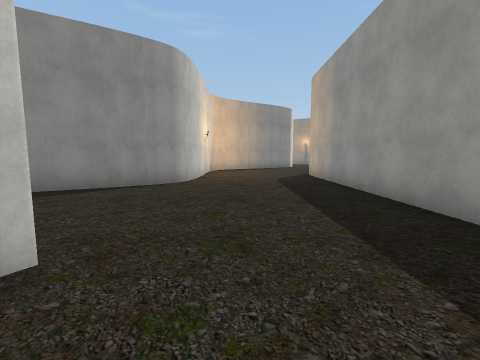
[1] (above)

24 first-person views from a walk through a Unity game level. The camera is 1.5 m above the floor, tilts 6° down and sees 90° across. The floor is counted in squares, 2 m on a side. Each view is taken from the middle of a square. On the plan, view 1 faces up. The plan holds only what a view shows up to about 9 squares ahead; the rest is blank. The place goes on beyond the plan. The player is left out. Some animated figures are not drawn. Some surface patterns are stand-ins.

[2]
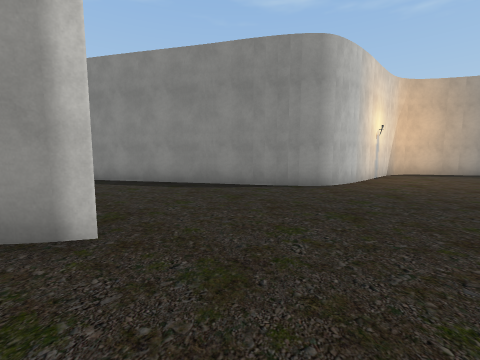

[3]
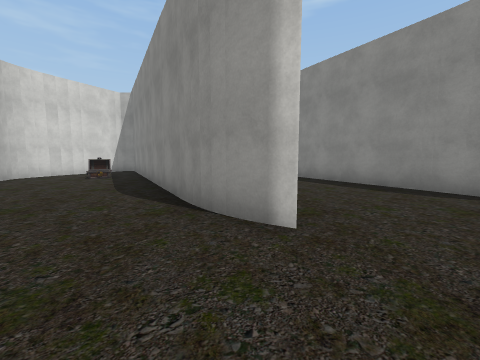

[4]
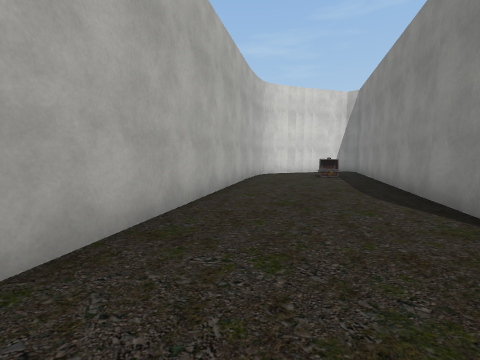

[5]
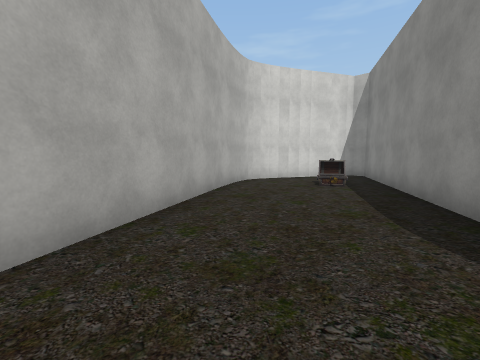

[6]
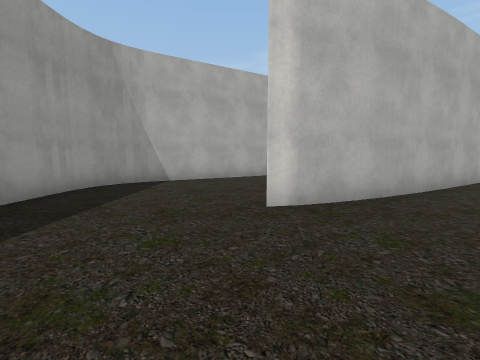

[7]
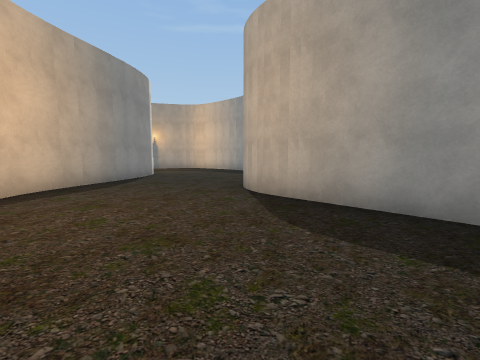

[8]
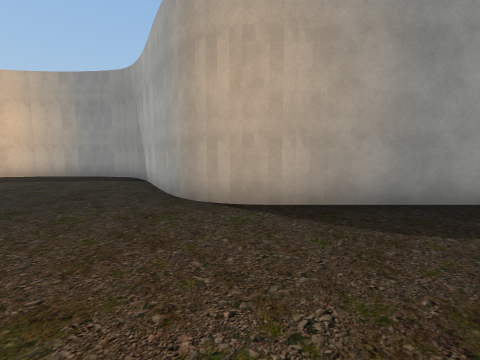

[9]
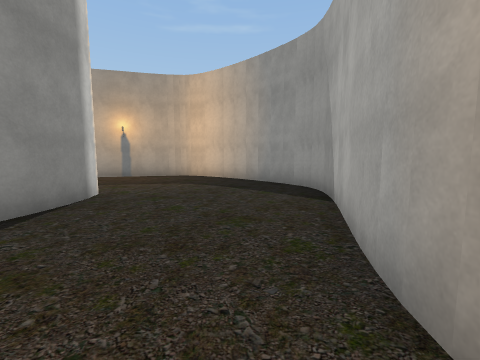

[10]
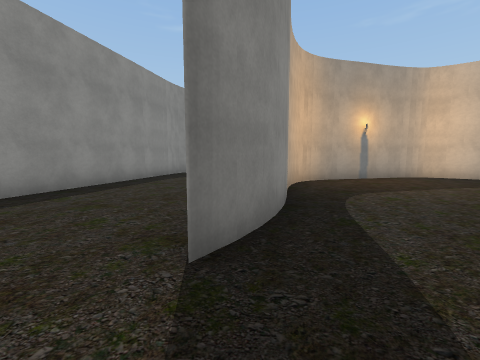

[11]
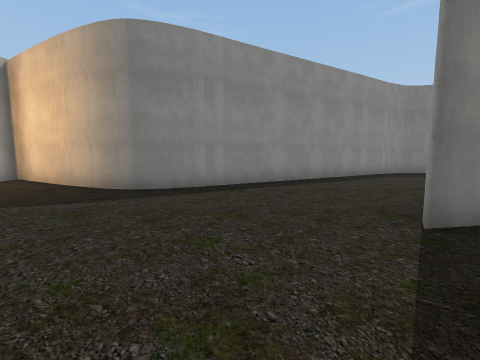

[12]
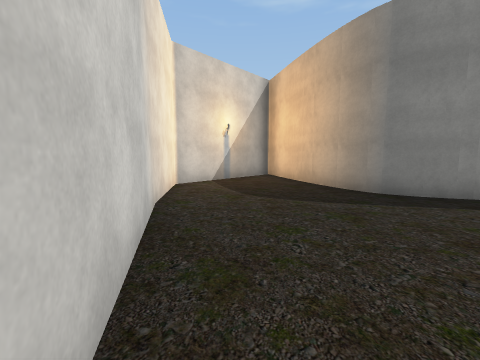

[13]
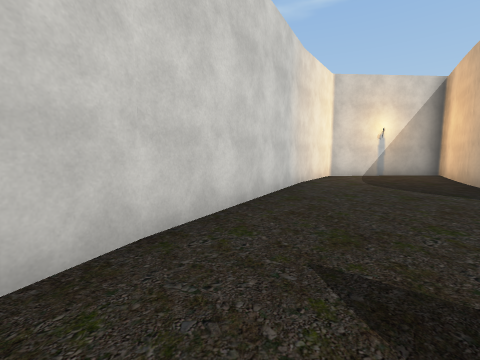

[14]
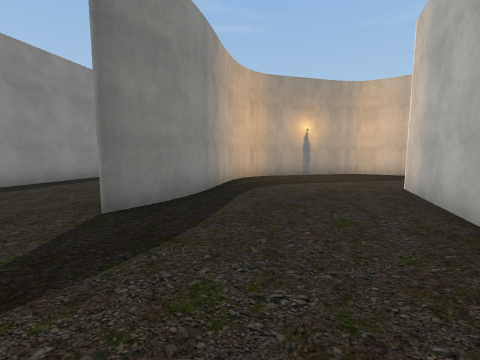

[15]
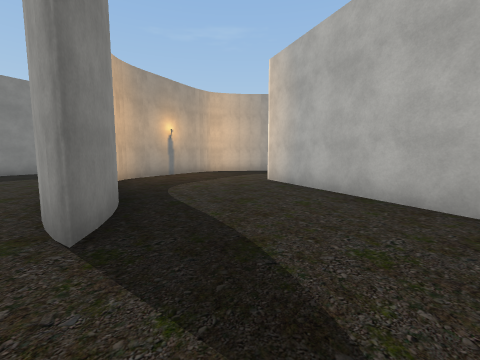

[16]
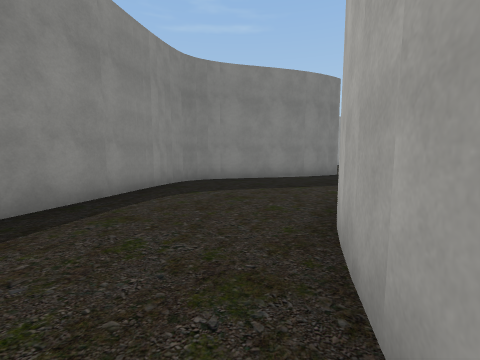

[17]
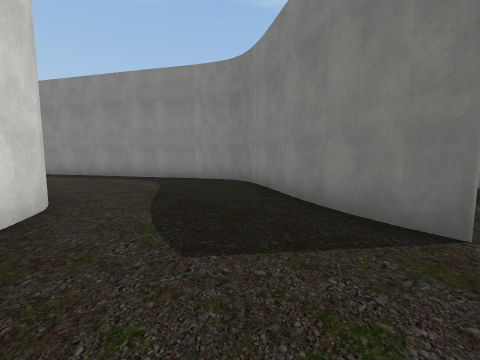

[18]
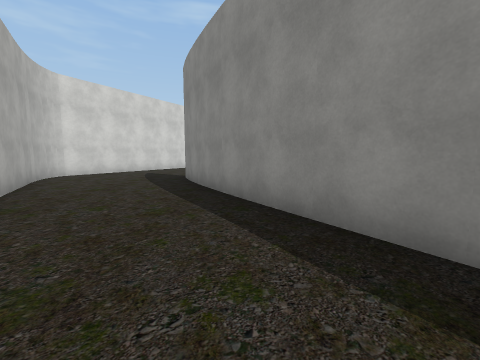

[19]
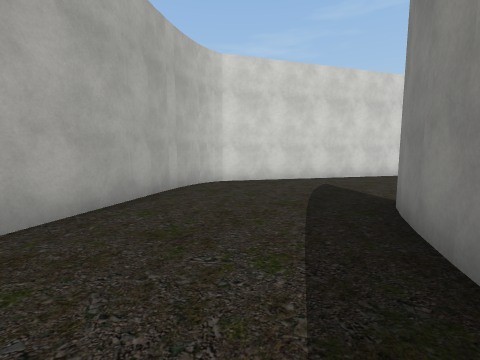

[20]
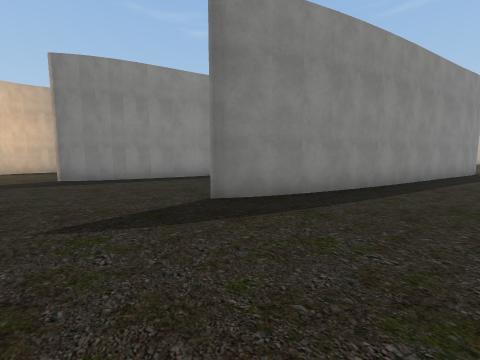

[21]
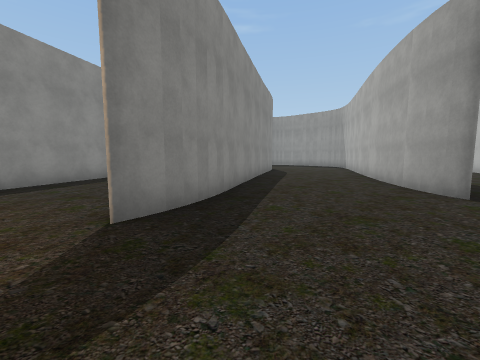

[22]
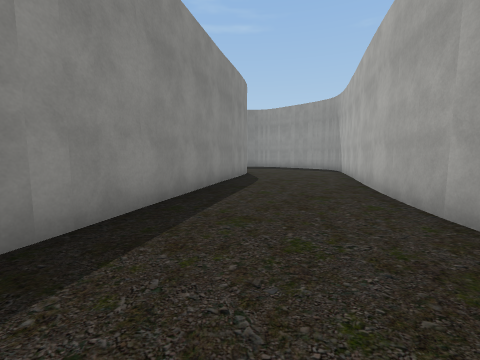

[23]
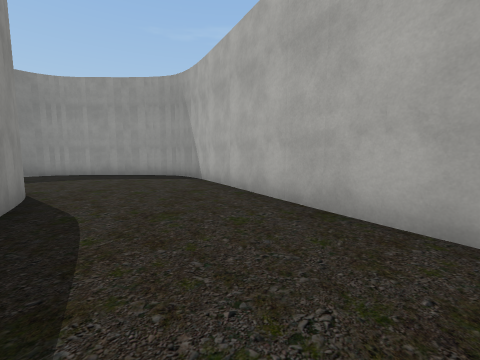

[24]
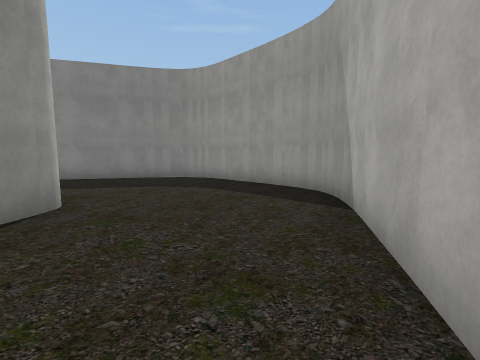

### Floor plan
Key: @ floor where view 1 was taken; # wall or solid block; x gap in a wall; . floor.
Columns run from 17 left of view 1 to 8 right of it. Each row starts with its distance up from view 1.
 25                   #####
 24                 ###...###.
 23               ###.......#x
 22       ###    ##...........
 21       #.######............
 20       #...........####....
 19       #..........##..###
 18       ##.......###.....##
 17        ##...............##
 16         ###..............#
 15           ##.......##....#
 14            ###....##.....#
 13            ..######.....##
 12            ....##.......#
 11            ....#......###
 10  ###       ....#....###
  9 ##.      ##....#....#
  8 ...    ###.....#....#
  7 ...  ###.......#....#
  6 ..  ##.......###....#
  5 ..###......###......#
  4 .##.......##........#
  3 ........###.........#
  2 ......###...........#
  1 ..............##....#
  0 #...........###..@..#
 -1 ##........###.......#
 -2  ###....###.......###
 -3    ###.##.......###
 -4      ###..#....##
 -5        ##....###
 -6         ######

Where each view was taken, in squares from view 1:
view 1: 0 up, 0 right, facing up
view 2: 1 up, 1 right, facing up-left
view 3: 1 up, 1 right, facing left
view 4: 0 up, 1 right, facing down-left
view 5: 1 down, 1 left, facing down-left
view 6: 5 up, 1 left, facing down
view 7: 6 up, 1 left, facing up-right
view 8: 9 up, 1 left, facing right
view 9: 10 up, 2 right, facing up-right
view 10: 16 up, 3 left, facing up-right
view 11: 15 up, 4 left, facing up
view 12: 15 up, 5 left, facing up-left
view 13: 15 up, 2 left, facing left
view 14: 14 up, 3 left, facing up-right
view 15: 16 up, 4 left, facing right
view 16: 19 up, 1 left, facing up-right
view 17: 20 up, 8 right, facing up-left
view 18: 3 up, 3 left, facing left
view 19: 2 up, 7 left, facing down-left
view 20: 3 down, 11 left, facing up
view 21: 1 up, 17 left, facing up-right
view 22: 2 up, 14 left, facing up-right
view 23: 5 up, 11 left, facing right
view 24: 5 up, 7 left, facing up-right
